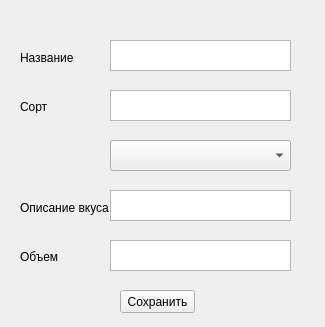
<?xml version="1.0" encoding="UTF-8"?>
<ui version="4.0">
 <class>Form</class>
 <widget class="QWidget" name="Form">
  <property name="geometry">
   <rect>
    <x>0</x>
    <y>0</y>
    <width>325</width>
    <height>327</height>
   </rect>
  </property>
  <property name="windowTitle">
   <string>Form</string>
  </property>
  <widget class="QLabel" name="label">
   <property name="geometry">
    <rect>
     <x>20</x>
     <y>50</y>
     <width>81</width>
     <height>16</height>
    </rect>
   </property>
   <property name="text">
    <string>Название</string>
   </property>
  </widget>
  <widget class="QPlainTextEdit" name="plainTextEdit">
   <property name="geometry">
    <rect>
     <x>110</x>
     <y>40</y>
     <width>181</width>
     <height>31</height>
    </rect>
   </property>
  </widget>
  <widget class="QPlainTextEdit" name="plainTextEdit_2">
   <property name="geometry">
    <rect>
     <x>110</x>
     <y>90</y>
     <width>181</width>
     <height>31</height>
    </rect>
   </property>
  </widget>
  <widget class="QPlainTextEdit" name="plainTextEdit_3">
   <property name="geometry">
    <rect>
     <x>110</x>
     <y>190</y>
     <width>181</width>
     <height>31</height>
    </rect>
   </property>
  </widget>
  <widget class="QPlainTextEdit" name="plainTextEdit_4">
   <property name="geometry">
    <rect>
     <x>110</x>
     <y>240</y>
     <width>181</width>
     <height>31</height>
    </rect>
   </property>
  </widget>
  <widget class="QComboBox" name="comboBox">
   <property name="geometry">
    <rect>
     <x>110</x>
     <y>140</y>
     <width>181</width>
     <height>31</height>
    </rect>
   </property>
  </widget>
  <widget class="QLabel" name="label_2">
   <property name="geometry">
    <rect>
     <x>20</x>
     <y>100</y>
     <width>47</width>
     <height>13</height>
    </rect>
   </property>
   <property name="text">
    <string>Сорт</string>
   </property>
  </widget>
  <widget class="QLabel" name="label_3">
   <property name="geometry">
    <rect>
     <x>20</x>
     <y>150</y>
     <width>47</width>
     <height>13</height>
    </rect>
   </property>
   <property name="text">
    <string/>
   </property>
  </widget>
  <widget class="QLabel" name="label_4">
   <property name="geometry">
    <rect>
     <x>20</x>
     <y>200</y>
     <width>91</width>
     <height>16</height>
    </rect>
   </property>
   <property name="text">
    <string>Описание вкуса</string>
   </property>
  </widget>
  <widget class="QLabel" name="label_5">
   <property name="geometry">
    <rect>
     <x>20</x>
     <y>250</y>
     <width>47</width>
     <height>13</height>
    </rect>
   </property>
   <property name="text">
    <string>Объем</string>
   </property>
  </widget>
  <widget class="QPushButton" name="pushButton">
   <property name="geometry">
    <rect>
     <x>120</x>
     <y>290</y>
     <width>75</width>
     <height>23</height>
    </rect>
   </property>
   <property name="text">
    <string>Сохранить</string>
   </property>
  </widget>
 </widget>
 <resources/>
 <connections/>
</ui>
